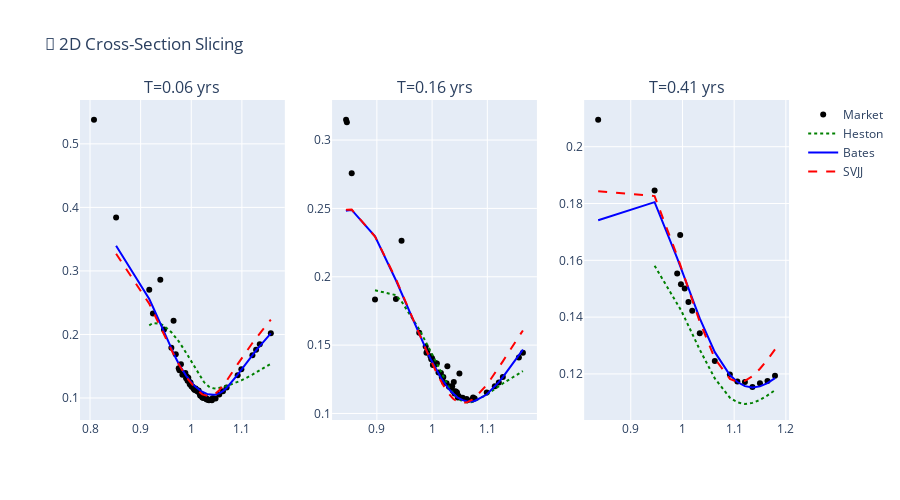

The code cell stored with this chart in its notebook:
### Code cell
# =============================================================================
# 2. 2D Cross-Section Slicing (Short/Medium/Long Term)
# =============================================================================
unique_T = np.sort(df_surface['T'].unique())
indices = [0, len(unique_T)//2, -1]
selected_T = unique_T[indices]

fig = make_subplots(rows=1, cols=3, subplot_titles=[f'T={t:.2f} yrs' for t in selected_T])

for i, T_target in enumerate(selected_T):
    mask = df_surface['T'] == T_target
    sub_df = df_surface[mask].sort_values('moneyness')
    
    # Market
    fig.add_trace(go.Scatter(
        x=sub_df['moneyness'], y=sub_df['iv'], mode='markers',
        marker=dict(color='black', size=6), name='Market' if i==0 else None,
        showlegend=(i==0)
    ), row=1, col=i+1)
    
    # Models
    # Note: Need to extract corresponding model IVs for this slice
    # Since model arrays are aligned with df_surface, we can use the same mask
    fig.add_trace(go.Scatter(x=sub_df['moneyness'], y=iv_heston[mask], mode='lines', line=dict(color='green', dash='dot'), name='Heston' if i==0 else None, showlegend=(i==0)), row=1, col=i+1)
    fig.add_trace(go.Scatter(x=sub_df['moneyness'], y=iv_bates[mask], mode='lines', line=dict(color='blue'), name='Bates' if i==0 else None, showlegend=(i==0)), row=1, col=i+1)
    fig.add_trace(go.Scatter(x=sub_df['moneyness'], y=iv_svjj[mask], mode='lines', line=dict(color='red', dash='dash'), name='SVJJ' if i==0 else None, showlegend=(i==0)), row=1, col=i+1)

fig.update_layout(title='🔪 2D Cross-Section Slicing', height=500)
fig.show()
